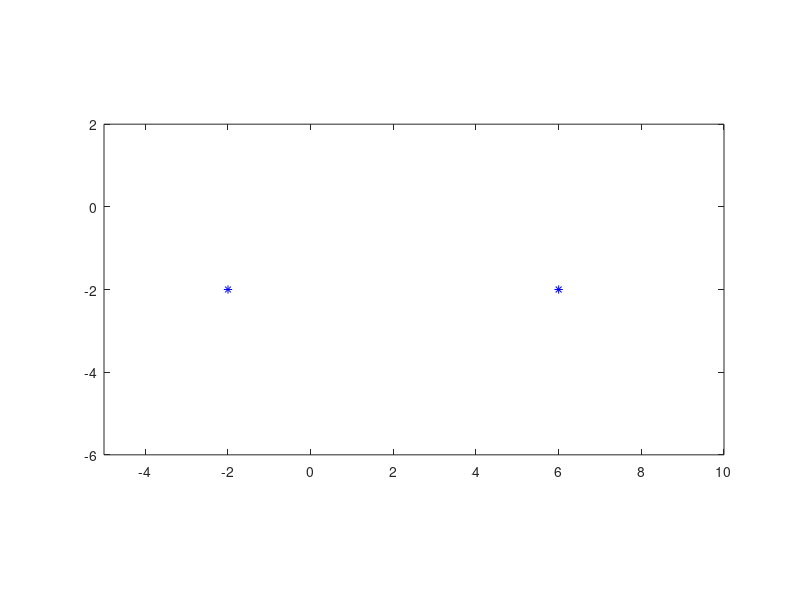

Reproduce this figure in MATLAB. (Note: this script raises an error after producing the figure.)
clear

px = [-2 6];
py = [-2 -2];
plot(px,py,'b*')

axis equal
axis([-5 10 -6 2])
hold on

vx = [6 4];
vy = [-4 4];

tk = [0 1];

syms a3 a2 a1 a0 t

c(t) = a3 * t^3 + a2 * t^2 + a1 * t + a0;
cd(t) = diff(c, t);

e = [c(tk(1)) == px(1), c(tk(2)) == px(2), cd(tk(1)) == vx(1) cd(tk(2)) == vx(2)];
m = solve(e, [a3 a2 a1 a0]);
x(t) = subs(c, [a3 a2 a1 a0], [m.a3, m.a2, m.a1, m.a0]);

e = [c(tk(1)) == py(1), c(tk(2)) == py(2), cd(tk(1)) == vy(1), cd(tk(2)) == vy(2)];
m = solve(e, [a3 a2 a1 a0]);
y(t) = subs(c, [a3 a2 a1 a0], [m.a3, m.a2, m.a1, m.a0]);

fplot(x, y, [tk(1) tk(2)])